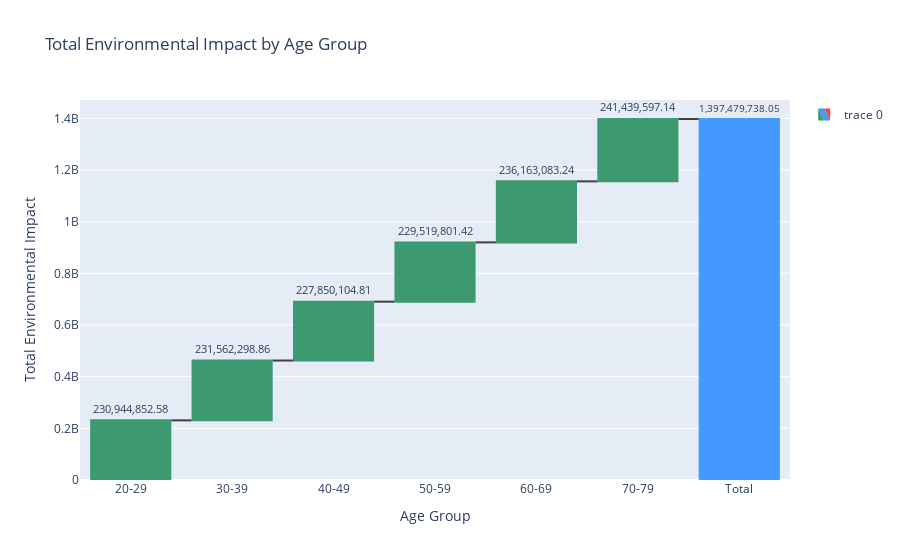

This figure's notebook cell:
### Code cell
# Group by age group and sum the total impacts
age_group_totals = df.groupby('age_group')['total_impact'].sum().reindex(['20-29', '30-39', '40-49', '50-59', '60-69', '70-79'])

# Calculate the grand total of all age groups
total_sum = age_group_totals.sum()

# Prepare data for the waterfall chart
x_values = list(age_group_totals.index) + ['Total']
y_values = list(age_group_totals) + [total_sum]
text_values = [f'{value:,.2f}' for value in y_values]

# Define how each bar should be treated ('relative' for changes, 'total' for final sums)
measure = ['relative' for _ in age_group_totals] + ['total']

# Create the waterfall chart
fig = go.Figure(go.Waterfall(
    x=x_values,
    textposition = "outside",
    text=text_values,
    y=y_values,
    measure=measure,
    connector = {"line":{"color":"rgb(63, 63, 63)"}},
))

fig.update_layout(
    title='Total Environmental Impact by Age Group',
    xaxis_title='Age Group',
    yaxis_title='Total Environmental Impact',
    showlegend=True
)

fig.show()

# Convert the figure to an HTML div element
fig_html = pio.to_html(fig, full_html=False)

# Save the HTML to a file or print it
# print(fig_html)
# You can also write this string to an HTML file if needed
with open("plot_waterfall_age.html", "w", encoding="utf-8") as file:
    file.write(fig_html)

### Figure 1 — Plotly figure (JSON) as saved in the notebook; plotly's stock layout.template omitted (floating-point values rounded to 4 significant figures)
{"data": [{"connector": {"line": {"color": "rgb(63, 63, 63)"}}, "measure": ["relative", "relative", "relative", "relative", "relative", "relative", "total"], "text": ["230,944,852.58", "231,562,298.86", "227,850,104.81", "229,519,801.42", "236,163,083.24", "241,439,597.14", "1,397,479,738.05"], "textposition": "outside", "type": "waterfall", "x": ["20-29", "30-39", "40-49", "50-59", "60-69", "70-79", "Total"], "y": [230900000.0, 231600000.0, 227900000.0, 229500000.0, 236200000.0, 241400000.0, 1397000000.0]}], "layout": {"autosize": true, "showlegend": true, "title": {"text": "Total Environmental Impact by Age Group"}, "xaxis": {"autorange": true, "range": [-0.5, 6.5], "title": {"text": "Age Group"}, "type": "category"}, "yaxis": {"autorange": true, "range": [0, 1471000000.0], "title": {"text": "Total Environmental Impact"}, "type": "linear"}}}
